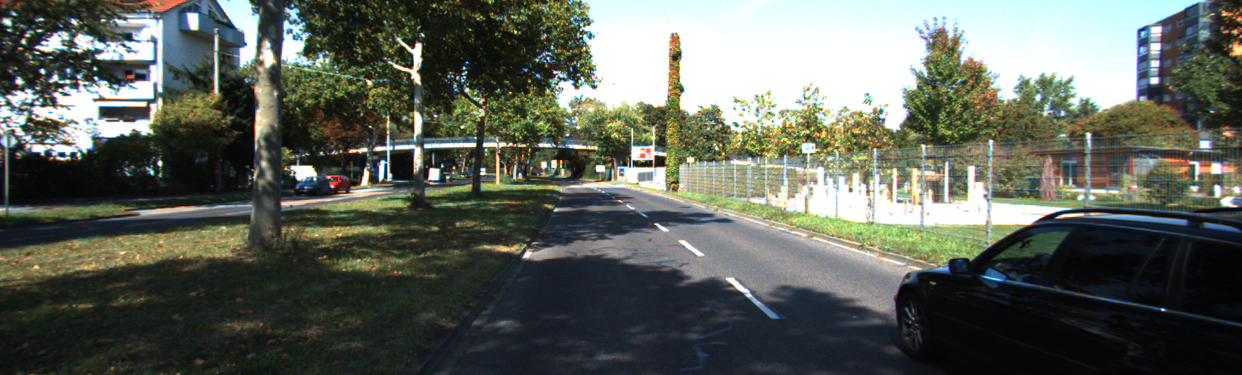
#> input picture numpy/000000.png, 1242 x 375 px
$ python numpy_test.py
#> lines starting #> are read from the running program, lines starting #| are printed output that depends on the picture
import numpy as np
import cv2

img = cv2.imread("000000.png")
#> img is the input picture: shape (375, 1242, 3); mean B, G, R 90.3, 99.2, 93.9

print("img.shape", img.shape) # (375, 1242, 3)
#| img.shape (375, 1242, 3)
# [4 lines of commented-out code are left out]
img_splice = img[::2, ::2, :] # 行列各少一半
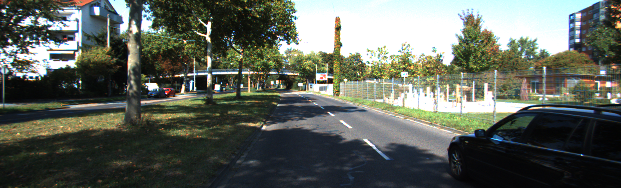
#> img_splice: shape (188, 621, 3); mean B, G, R 90.3, 99.2, 93.9
new_img = np.ascontiguousarray(img_splice)
img_new = img.transpose(2,0,1) # (375, 1242, 3)

cv2.imshow("img", img) #
cv2.imshow("new_img", new_img)
cv2.waitKey(0)
cv2.destroyAllWindows()
